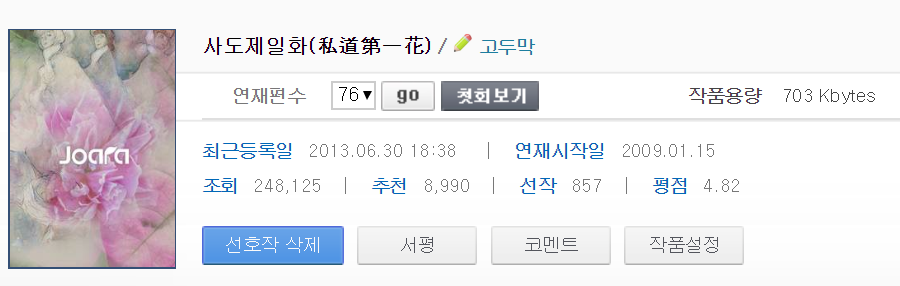
#> input picture image_square/input_images/캡처.PNG, 900 x 286 px; its folder holds only this picture in this run
$ python main.py
#> lines starting #> are read from the running program, lines starting #| are printed output that depends on the picture
"""
Author : Byunghyun Ban
https://github.com/needleworm
"""


import os
from PIL import Image

input_dir = "input_images"
output_dir = "output_images"

if output_dir not in os.listdir():
    os.mkdir(output_dir)

files = os.listdir(input_dir)

for el in files:
    splt = el.split(".")
    ext = splt.pop()
    if ext in "jpg jpeg png bmp JPG JPEG PNG BMP":
        image = Image.open(input_dir + "/" + el)
#> image is the input picture: PIL image 900x286 RGBA; mean R, G, B, A 231.1, 229.4, 232.9, 255
        x, y = image.size
#> x = 900; y = 286
        if x > y :
            new_size = x
#> new_size = 900
            x_offset = 0
            y_offset = int((x-y)/2)
#> y_offset = 307
        elif y > x:
            new_size = y
            x_offset = int((y-x) / 2)
            y_offset = 0

        background_color = "white"  #white, black, blue, red, ...
        new_image = Image.new("RGBA", (new_size, new_size), background_color)
#> new_image: PIL image 900x900 RGBA; every value is 255
        new_image.paste(image, (x_offset, y_offset))
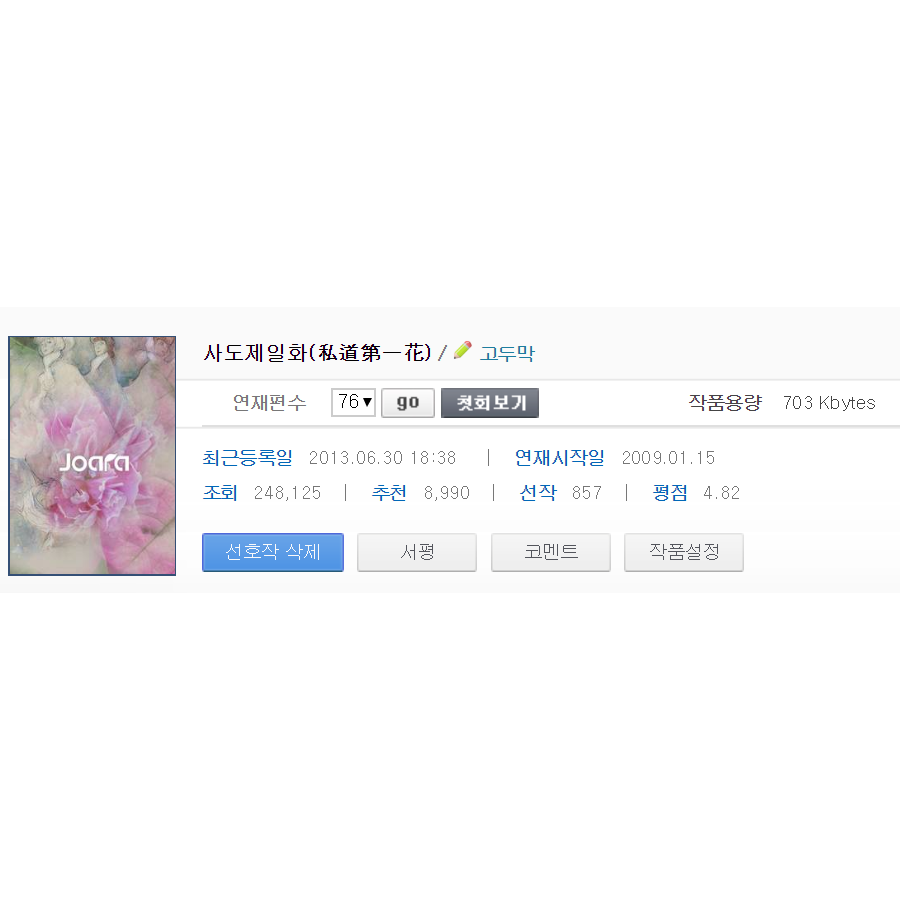
#> new_image: PIL image 900x900 RGBA; mean R, G, B, A 247.4, 246.9, 248, 255

        outfile_name = ".".join(splt) + ".png"
        new_image.save(output_dir + "/" + outfile_name)
